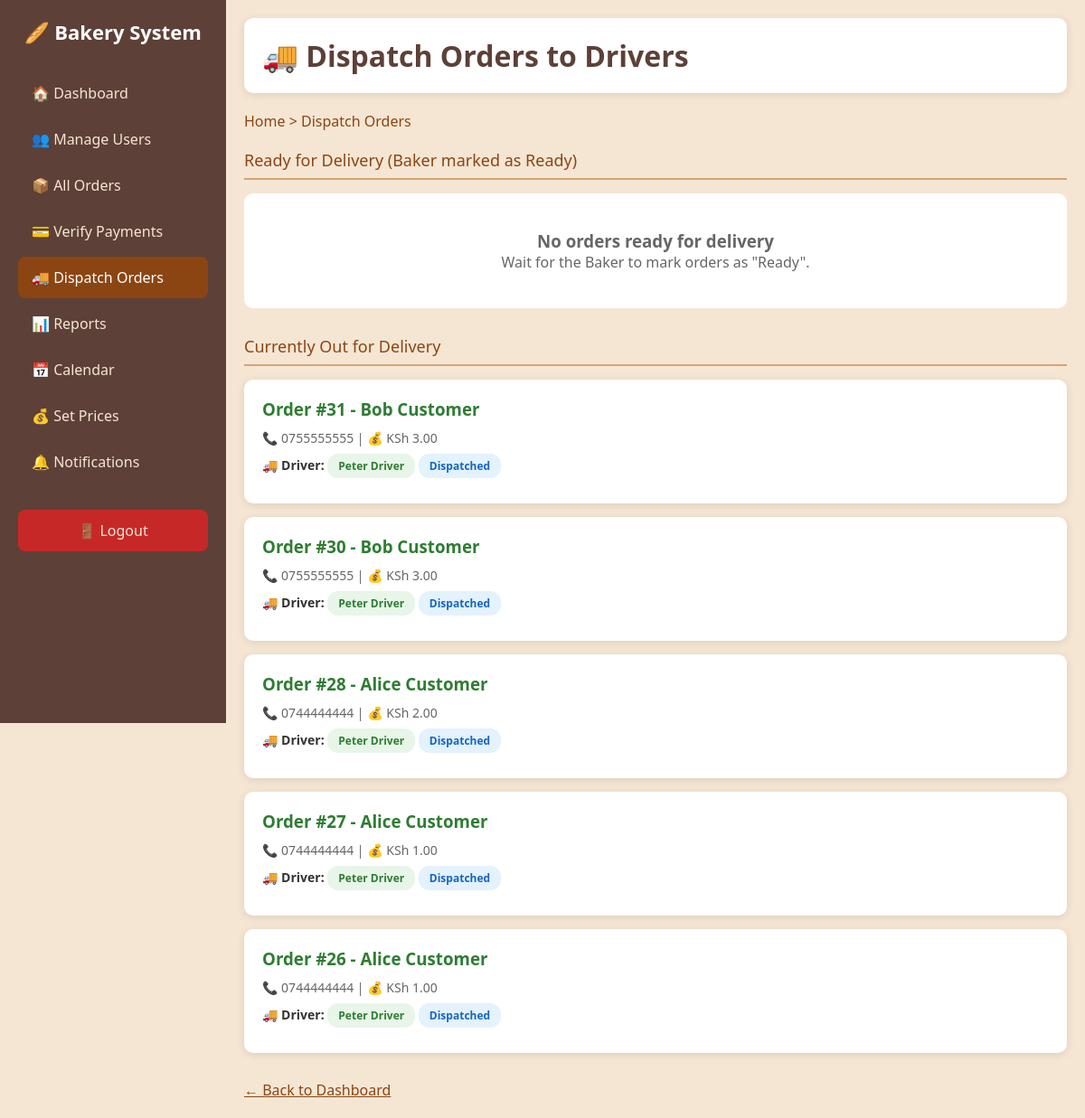
Screenshot of /admin/dispatch_orders.php (signed in) with the database file from the repository.
### tables this page shows
CREATE TABLE `orders` (
  `order_id` int(11) NOT NULL,
  `customer_id` int(11) NOT NULL,
  `driver_id` int(11) DEFAULT NULL,
  `total` decimal(10,2) NOT NULL,
  `order_type` enum('pickup','delivery') NOT NULL,
  `status` varchar(50) DEFAULT 'pending',
  `pickup_date` date DEFAULT NULL,
  `delivery_date` date DEFAULT NULL,
  `delivery_address` text DEFAULT NULL,
  `payment_method` enum('mpesa','card','cash_on_delivery') DEFAULT 'mpesa',
  `payment_status` varchar(50) DEFAULT 'pending',
  `mpesa_phone` varchar(20) DEFAULT NULL,
  `cancelled_by` int(11) DEFAULT NULL,
  `cancel_reason` text DEFAULT NULL,
  `cancelled_at` timestamp NULL DEFAULT NULL,
  `created_at` timestamp NOT NULL DEFAULT current_timestamp(),
  `updated_at` timestamp NOT NULL DEFAULT current_timestamp() ON UPDATE current_timestamp(),
  `mpesa_checkout_id` varchar(100) DEFAULT NULL,
  `mpesa_result` text DEFAULT NULL
);

CREATE TABLE `users` (
  `user_id` int(11) NOT NULL,
  `full_name` varchar(100) NOT NULL,
  `username` varchar(50) NOT NULL,
  `password_hash` varchar(255) NOT NULL,
  `role` enum('admin','cashier','baker','driver','customer') NOT NULL,
  `phone` varchar(20) DEFAULT NULL,
  `email` varchar(100) DEFAULT NULL,
  `address` text DEFAULT NULL,
  `is_active` tinyint(4) DEFAULT 1,
  `created_at` timestamp NOT NULL DEFAULT current_timestamp(),
  `updated_at` timestamp NOT NULL DEFAULT current_timestamp() ON UPDATE current_timestamp()
);

### admin/dispatch_orders.php (the view, shortened to what this page needs)
<?php
include '../includes/db_connect.php';
$sql = "SELECT o.*, u.full_name as customer_name, u.phone, u.address
        FROM orders o
        JOIN users u ON o.customer_id = u.user_id
        WHERE o.status = 'ready' AND (o.driver_id IS NULL OR o.driver_id = 0)
        ORDER BY o.order_id DESC";
$ready_orders = mysqli_query($conn, $sql);
$driver_sql = "SELECT user_id, full_name, phone FROM users WHERE role = 'driver'";
$drivers = mysqli_query($conn, $driver_sql);
$sql2 = "SELECT o.*, u.full_name as customer_name, u.phone, d.full_name as driver_name
         FROM orders o
         JOIN users u ON o.customer_id = u.user_id
         LEFT JOIN users d ON o.driver_id = d.user_id
         WHERE o.status IN ('dispatched', 'out_for_delivery')
         ORDER BY o.order_id DESC";
$dispatched = mysqli_query($conn, $sql2);
?>
<!DOCTYPE html>
<html lang="en">
<head>
</head>
<body>
    <div class="sidebar">
        <h2>🥖 Bakery System</h2>
        <a href="dashboard.php">🏠 Dashboard</a>
        <a href="manage_users.php">👥 Manage Users</a>
        <a href="all_orders.php">📦 All Orders</a>
        <a href="verify_payments.php">💳 Verify Payments</a>
        <a href="dispatch_orders.php" class="active">🚚 Dispatch Orders</a>
        <a href="view_reports.php">📊 Reports</a>
        <a href="calendar.php">📅 Calendar</a>
        <a href="set_prices.php">💰 Set Prices</a>
        <a href="notifications.php">🔔 Notifications</a>
        <a href="../logout.php" class="logout">🚪 Logout</a>
    </div>
    <div class="main">
        <div class="header">
            <h1>🚚 Dispatch Orders to Drivers</h1>
        </div>
        <div class="breadcrumb">
            <a href="dashboard.php">Home</a> > Dispatch Orders
        </div>
        <div class="section">
            <div class="section-title">Ready for Delivery (Baker marked as Ready)</div>
            <?php if (mysqli_num_rows($ready_orders) > 0): ?>
                <?php while ($row = mysqli_fetch_assoc($ready_orders)): ?>
                <div class="order-card">
                    <h3>Order #<?php echo $row['order_id']; ?> - <?php echo $row['customer_name']; ?></h3>
                    <div class="info">📞 <strong>Phone:</strong> <?php echo $row['phone']; ?></div>
                    <div class="info">📍 <strong>Address:</strong> <?php echo $row['delivery_address'] ?? $row['address'] ?? 'Pickup at bakery'; ?></div>
                    <div class="info">💰 <strong>Amount:</strong> KSh <?php echo number_format($row['total'], 2); ?></div>
                    <form method="POST" style="margin-top: 10px;">
                        <input type="hidden" name="order_id" value="<?php echo $row['order_id']; ?>">
                        <select name="driver_id" required>
                            <option value="">Select Driver...</option>
                            <?php
                            mysqli_data_seek($drivers, 0);
                            while ($d = mysqli_fetch_assoc($drivers)):
                            ?>
                            <option value="<?php echo $d['user_id']; ?>">
                                <?php echo $d['full_name']; ?> (<?php echo $d['phone']; ?>)
                            </option>
                            <?php endwhile; ?>
                        </select>
                        <button type="submit" name="assign_driver" class="btn-assign">Assign Driver</button>
                    </form>
                </div>
                <?php endwhile; ?>
            <?php else: ?>
                <div class="empty">
                    <h3>No orders ready for delivery</h3>
                    <p>Wait for the Baker to mark orders as "Ready".</p>
                </div>
            <?php endif; ?>
        </div>
        <div class="section">
            <div class="section-title">Currently Out for Delivery</div>
            <?php if (mysqli_num_rows($dispatched) > 0): ?>
                <?php while ($row = mysqli_fetch_assoc($dispatched)): ?>
                <div class="order-card">
                    <h3>Order #<?php echo $row['order_id']; ?> - <?php echo $row['customer_name']; ?></h3>
                    <div class="info">📞 <?php echo $row['phone']; ?> | 💰 KSh <?php echo number_format($row['total'], 2); ?></div>
                    <div class="info">
                        🚚 <strong>Driver:</strong> <span class="driver-badge"><?php echo $row['driver_name'] ?? 'Not found'; ?></span>
                        <?php if ($row['status'] == 'out_for_delivery'): ?>
                        <span class="status-out">Out for Delivery</span>
                        <?php elseif ($row['status'] == 'dispatched'): ?>
                        <span class="driver-badge" style="background:#e3f2fd;color:#1565c0;">Dispatched</span>
                        <?php else: ?>
                        <span style="color:red;">Status: <?php echo $row['status']; ?></span>
                        <?php endif; ?>
                    </div>
                </div>
                <?php endwhile; ?>
            <?php else: ?>
                <div class="empty">
                    <p>No orders currently dispatched.</p>
                </div>
            <?php endif; ?>
        </div>
        <p style="margin-top: 20px;">
            <a href="dashboard.php" style="color: #8B4513;">← Back to Dashboard</a>
        </p>
    </div>
</body>
</html>

### admin/dispatch_orders.php (style rules this page uses)
* { margin: 0; padding: 0; box-sizing: border-box; }
body { font-family: 'Segoe UI'; background: #f5e6d3; min-height: 100vh; }
.sidebar { position: fixed; left: 0; top: 0; width: 250px; height: 100vh; background: #5D4037; color: white; padding: 20px; overflow-y: auto; }
.sidebar h2 { margin-bottom: 30px; text-align: center; font-size: 22px; }
.sidebar a { display: block; color: #f5e6d3; text-decoration: none; padding: 12px 15px; margin-bottom: 5px; border-radius: 8px; }
.sidebar a:hover, .sidebar a.active { background: #8B4513; color: white; }
.sidebar .logout { margin-top: 30px; background: #c62828; text-align: center; }
.main { margin-left: 250px; padding: 20px; }
.header { background: white; padding: 20px; border-radius: 10px; margin-bottom: 20px; box-shadow: 0 2px 10px rgba(0,0,0,0.1); }
.header h1 { color: #5D4037; }
.breadcrumb { margin-bottom: 20px; color: #8B4513; }
.breadcrumb a { color: #8B4513; text-decoration: none; }
.order-card { background: white; padding: 20px; border-radius: 10px; margin-bottom: 15px; box-shadow: 0 2px 10px rgba(0,0,0,0.1); }
.order-card h3 { color: #2E7D32; margin-bottom: 10px; }
.info { color: #666; margin-bottom: 8px; font-size: 14px; }
.info strong { color: #333; }
.empty { text-align: center; padding: 40px; color: #666; background: white; border-radius: 10px; }
.section { margin-bottom: 30px; }
.section-title { color: #8B4513; font-size: 18px; margin-bottom: 15px; border-bottom: 2px solid #d4a574; padding-bottom: 8px; }
.driver-badge { display: inline-block; background: #e8f5e9; color: #2e7d32; padding: 5px 12px; border-radius: 12px; font-size: 12px; font-weight: bold; }

### rows the page displays
orders: order_id "31", customer.full_name "Bob Customer", customer.phone "0755555555", total "3.00", driver.full_name "Peter Driver", status "Dispatched"
orders: order_id "30", customer.full_name "Bob Customer", customer.phone "0755555555", total "3.00", driver.full_name "Peter Driver", status "Dispatched"
orders: order_id "28", customer.full_name "Alice Customer", customer.phone "0744444444", total "2.00", driver.full_name "Peter Driver", status "Dispatched"
orders: order_id "27", customer.full_name "Alice Customer", customer.phone "0744444444", total "1.00", driver.full_name "Peter Driver", status "Dispatched"
orders: order_id "26", customer.full_name "Alice Customer", customer.phone "0744444444", total "1.00", driver.full_name "Peter Driver", status "Dispatched"
